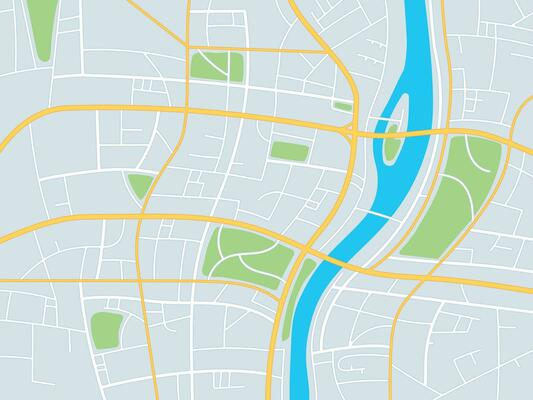
#> input picture Benchmark/map.jpg, 533 x 400 px, found by its file name
$ python GA.py
#> lines starting #> are read from the running program, lines starting #| are printed output that depends on the picture
import numpy as np
import random
import time
import datetime
from matplotlib.image import imread

def ga(
    s,
    e,
    num_nodes,
    num_agents,
    dim,
    Y_init=None,
    YMIN=0.0,
    YMAX=1.0,
    pop_size=100,
    generations=50,
    mutation_rate=0.1,
    verbose=False,
):
#> called with s = array of shape (2, 1, 2), e = array of shape (2, 1, 2), num_nodes = 4, num_agents = 2, dim = 2, YMIN = 0, YMAX = 1, pop_size = 100
    start_time = time.time()
    # === Chromosome Encoding ===
    # [y1_x, y1_y, ..., yM_x, yM_y, η values flattened]
    T = num_nodes + 1

    def random_policy():
        eta = np.zeros((num_agents, T, num_nodes + 1), dtype=int)
        for a in range(num_agents):
            for t in range(T):
                if t == T - 1:
                    eta[a, t, num_nodes] = 1  # force end node
                else:
                    j = np.random.randint(0, num_nodes)
                    eta[a, t, j] = 1
        return eta

    def encode(y, eta):
        return np.concatenate([y.flatten(), eta.flatten()])

    def decode(chrom):
        y_flat = chrom[: num_nodes * dim]
        eta_flat = chrom[num_nodes * dim :]
        y = y_flat.reshape(num_nodes, dim)
        eta = eta_flat.reshape(num_agents, T, num_nodes + 1)
        return y, eta

    # === Cost Function ===
    def cost_function(chrom):
        y, eta = decode(chrom)
        total = 0
        for a in range(num_agents):
            prev = s[a, 0]
            for t in range(T):
                selected_j = np.argmax(eta[a, t])
                if selected_j < num_nodes:
                    curr = y[selected_j]
                else:
                    curr = e[a, 0]
                total += np.sum((curr - prev) ** 2)
                prev = curr
        return total

    # === Initial Population ===
    population = []
    for _ in range(pop_size):
        if Y_init is not None:
            y_init = Y_init[0]
        else:
            y_init = np.random.uniform(YMIN, YMAX, (num_nodes, dim))
        eta_init = random_policy()
        chrom = encode(y_init, eta_init)
        population.append(chrom)

    # === GA Main Loop ===
    for gen in range(generations):
        fitness = np.array([cost_function(ind) for ind in population])
        sorted_idx = np.argsort(fitness)
        population = [population[i] for i in sorted_idx]

        # tournament size
        elites = population[:5]  # keep top 5

        # Crossover (uniform)
        new_population = elites.copy()
        while len(new_population) < pop_size:
            p1, p2 = random.sample(elites, 2)
            mask = np.random.rand(len(p1)) < 0.5 # crossover
            child = np.where(mask, p1, p2)

            # Mutation
            for i in range(num_nodes * dim):
                if np.random.rand() < mutation_rate:
                    child[i] = np.random.uniform(YMIN, YMAX)

            # Mutation in η space (single-point switch)
            eta_start = num_nodes * dim
            for a in range(num_agents):
                for t in range(T):
                    if np.random.rand() < mutation_rate:
                        base = eta_start + (a * T + t) * (num_nodes + 1)
                        new_j = (
                            num_nodes if t == T - 1 else np.random.randint(0, num_nodes)
                        )
                        child[base : base + num_nodes + 1] = 0
                        child[base + new_j] = 1
            new_population.append(child)

        population = new_population

        if verbose and (gen % 50 == 0 or gen == generations - 1):
            print(
                f"Generation {gen+1}/{generations}, Best Cost: {fitness[sorted_idx[0]]:.4f}"
            )

    # === Best Solution ===
    best_y, best_eta = decode(population[0])
    best_cost = cost_function(population[0])
    elapsed_time = time.time() - start_time
    if verbose:
        print(f"Finished in {elapsed_time:.2f}s. Best Cost: {best_cost:.4f}")
    return best_y, best_eta, best_cost, elapsed_time


def ga_print(s, e, best_y, best_eta, best_cost, elapsed_time):
#> called with s = array of shape (2, 1, 2), e = array of shape (2, 1, 2), best_y = array of shape (4, 2), best_eta = array of shape (2, 5, 5), best_cost = 1.2, elapsed_time = 6.74
    num_agents = best_eta.shape[0]
    T = best_eta.shape[1]
    num_nodes = best_y.shape[0]
    print("GA Solution:")
    print(f"Best Cost: {best_cost:.4f}")
    print(f"Elapsed Time: {elapsed_time:.2f}s")
    print("Node positions (y):")
    for i, pos in enumerate(best_y):
        print(f"  Node {i}: {pos}")
    for a in range(num_agents):
        path = []
        prev = s[a, 0]
        print(f"Agent {a} path:")
        for t in range(T):
            selected_j = np.argmax(best_eta[a, t])
            if selected_j < num_nodes:
                curr = best_y[selected_j]
                path.append(f"Node {selected_j}")
            else:
                curr = e[a, 0]
                path.append("End")
            prev = curr
        print("  -> ".join(path))


def ga_plot(s, e, best_y, best_eta):
    import matplotlib.pyplot as plt
    map_img = imread("Benchmark/map.jpg")
#> map_img is the input picture: shape (400, 533, 3); mean R, G, B 204.9, 223.8, 217
    img_extent = [-0.1, 1.1, -0.1, 1.1]
    plt.figure(figsize=(6, 6))

    plt.imshow(map_img, extent=img_extent, origin='lower', alpha=0.4)
    num_agents = best_eta.shape[0]
    T = best_eta.shape[1]
    num_nodes = best_y.shape[0]
    dim = best_y.shape[1]
    colors = ["#5B33F9", "#DE4141", "g", "m", "c", "y", "k"]

    # Plot nodes
    plt.scatter(best_y[:, 0], best_y[:, 1], c="k", marker="^", s=200, label="Nodes",zorder = 5)
    for i, pos in enumerate(best_y):
        plt.text(pos[0]+0.01, pos[1]+0.01, f"$Y_{i+1}$", fontsize=30, color="k")
    # Plot start/end
    for a in range(s.shape[0]):
        start_coord = s[a, 0]
        end_coord = e[a, 0]
        plt.scatter(
            start_coord[0],
            start_coord[1],
            c=colors[a % len(colors)],
            marker="s",
            s=200,
            label=f"Start {a}",

        )
        plt.text(
            start_coord[0]-0.02,
            start_coord[1] +0.05,
            f"$S_{a+1}$",
            fontsize=30,
            color=colors[a % len(colors)],
        )
        plt.scatter(
            end_coord[0],
            end_coord[1],
            c=colors[a % len(colors)],
            marker="*",
            s=200,
            label=f"End {a}",
        )
        plt.text(
            end_coord[0]-0.04,
            end_coord[1]-0.1,
            f"$\Delta_{a+1}$",
            fontsize=30,
            color=colors[a % len(colors)],
            zorder=5
        )
    # Plot agent paths
    for a in range(num_agents):
        path = [s[a, 0]]
        for t in range(T):
            selected_j = np.argmax(best_eta[a, t])
            if selected_j < num_nodes:
                path.append(best_y[selected_j])
            else:
                path.append(e[a, 0])
        path = np.array(path)
        plt.plot(
            path[:, 0],
            path[:, 1],
            "-",
            c=colors[a % len(colors)],
            label=f"Agent {a} path",
            alpha=0.5,
            linewidth=3,
        )
    # plt.legend()
    plt.xlabel("X")
    plt.ylabel("Y")
    # plt.title("GA Solution Paths")
    # plt.grid(True)
    plt.axis('off')
    timestamp = datetime.datetime.now().strftime("%Y%m%d_%H%M%S")
    plt.savefig(f"ga_solution_paths_{timestamp}.png", bbox_inches='tight', dpi=300)
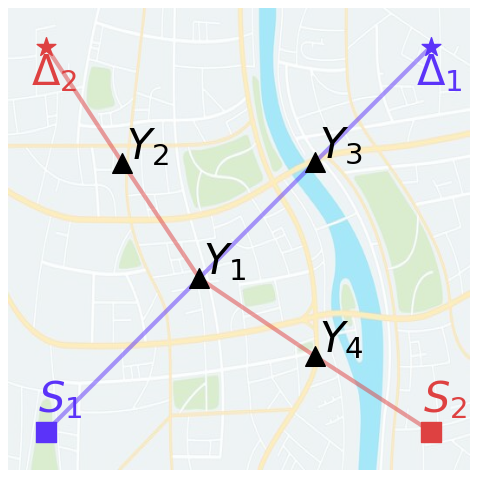
#> figure drawn by matplotlib, 1 panel
    plt.show()


if __name__ == "__main__":
    # Define s and e as numpy arrays of shape (num_agents, 1, dim)
    np.random.seed(150)  # For reproducibility

    num_nodes = 4
    num_agents = 2
    dim = 2
    s = np.array([[[0.0, 0.0]], [[1.0, 0.0]]])  # Start positions for agents
    e = np.array([[[1.0, 1.0]], [[0.0, 1.0]]])  # End positions for agents

    # Y_init = np.array([[[0.2, 0.2], [0.5, 0.5], [0.8, 0.8]]])
    best_y, best_eta, best_cost, elapsed_time = ga(
        s,
        e,
        num_nodes,
        num_agents,
        dim,
        Y_init=None,
        verbose=True,
        pop_size=100,
        generations=200,
        mutation_rate=0.1,
    )
    ga_print(s, e, best_y, best_eta, best_cost, elapsed_time)
    ga_plot(s, e, best_y, best_eta)
